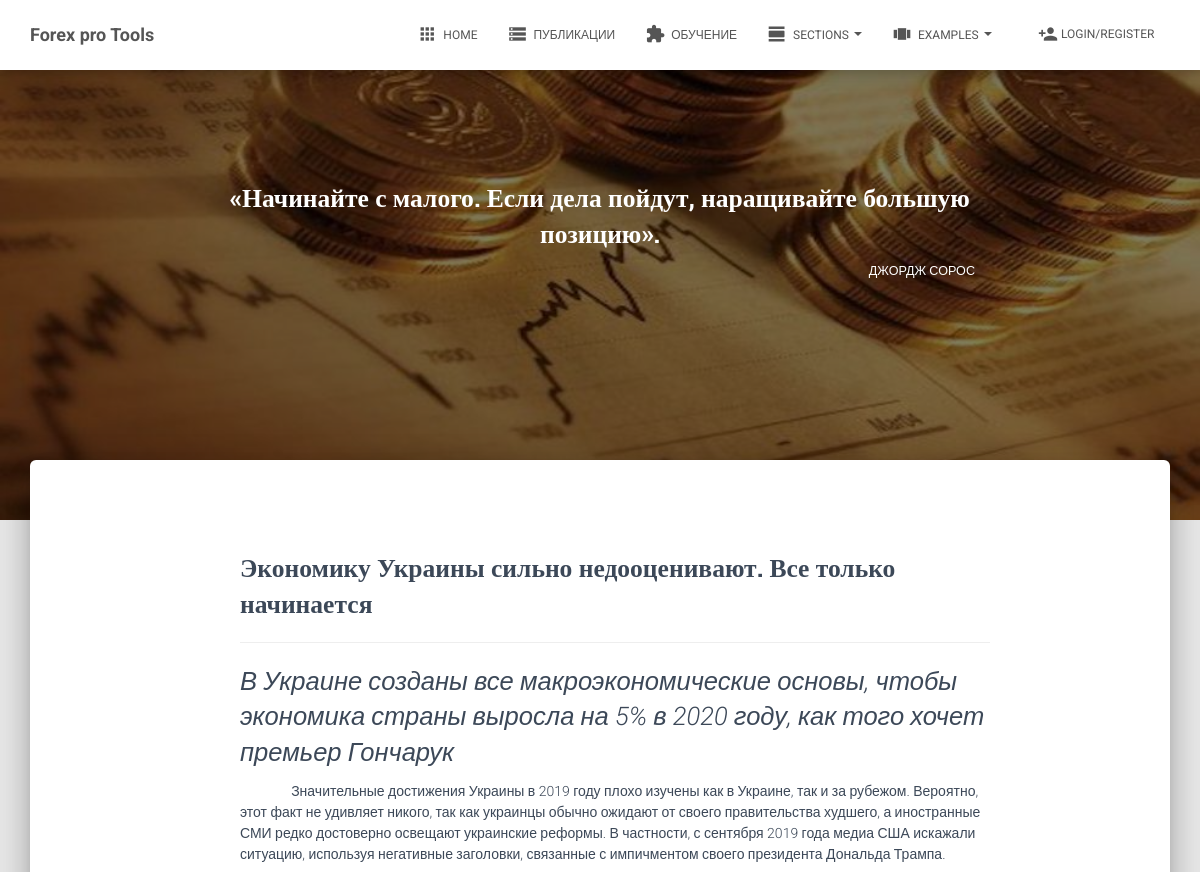
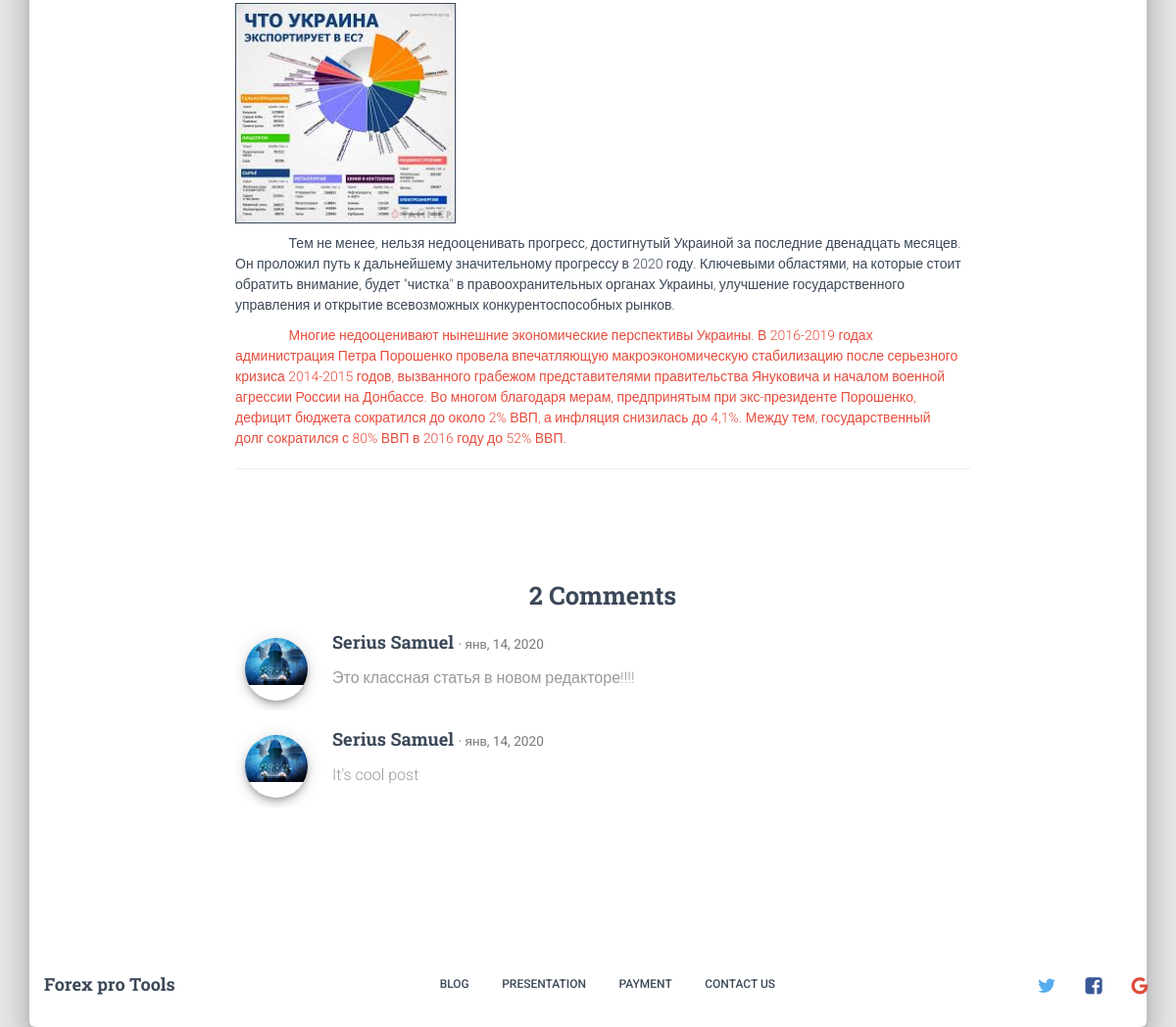
The page /blog/markets-and-finance/post/economic-ukraini-silno-nedoocenivaut/ on the database its author committed (2 pictures, top to bottom).
### blog/models.py (models this page shows, shortened)
class Post(models.Model):
    title = models.CharField(max_length=150, verbose_name='Заголовок статьи')
    slug = models.SlugField(unique=True, blank=True, verbose_name='Ссылка')
    category = models.ForeignKey(Category, on_delete=models.CASCADE, verbose_name='Категория')
    author = models.ForeignKey(User, on_delete=models.CASCADE, verbose_name='Автор поста')
    image_post = models.ImageField(default='post_img/default_post.jpg', upload_to='post_img',
                                   verbose_name='Изображение поста')
    content = RichTextUploadingField(max_length=None, verbose_name='Текст статьи')
    pub_date = models.DateTimeField(auto_now_add=True, verbose_name='Дата публикации')
    likes = models.PositiveIntegerField(default=0, verbose_name='Нравится')
    dislikes = models.PositiveIntegerField(default=0, verbose_name='Не нравится')
    comments = GenericRelation('Comment')
    class Meta:
        verbose_name = 'Статья'
        verbose_name_plural = 'Статьи'

class Comment(models.Model):
    author = models.ForeignKey(User, on_delete=models.CASCADE, verbose_name='Автор комментария')
    comment = models.TextField(max_length=300, verbose_name='Комментарий')
    com_date = models.DateTimeField(auto_now_add=True, verbose_name='Дата создания комментария')
    content_type = models.ForeignKey(ContentType, on_delete=models.CASCADE)
    object_id = models.PositiveIntegerField()
    content_object = GenericForeignKey('content_type', 'object_id')
    class Meta:
        verbose_name = 'Комментарий'
        verbose_name_plural = 'Комментарии'

### profiles/models.py (models this page shows, shortened)
class Profile(models.Model):
    user = models.OneToOneField(User, on_delete=models.CASCADE)
    image = models.ImageField(default='default.png', upload_to='profiles_img', verbose_name='Изображение профиля')
    description = models.CharField(max_length=150, default='Пользователь ресурса', blank=True, verbose_name='О себе')
    categiry_learn = models.ForeignKey(CategoryLearnGroup, on_delete=models.SET_NULL, null=True, blank=True,
                                       verbose_name='Группа обучения')
    class Meta:
        verbose_name = 'Профиль пользователя'
        verbose_name_plural = 'Профили пользователей'

### blog/views.py (the view)
# urls.py: path('<category>/post/<slug:slug>/', PostDetailView.as_view(), name='post_detail'),
class PostDetailView(DetailView):
    model = Post
    slug_field = 'slug'
    def get_context_data(self, **kwargs):
        context = super().get_context_data()
        context['comments'] = self.get_object().comments.all()
        context['form'] = CommentForm()
        return context

### templates/blog/post_detail.html (shortened to what this page needs)
{% extends 'base.html' %}
{% load static %}
{% load crispy_forms_tags %}
{% block header %}
    <div class="page-header header-filter header-small" data-parallax="true"
         style="background-image: url('{{ post.image_post.url }}');">
        <div class="container">
            <div class="row">
                <div class="col-md-8 col-md-offset-2 text-center">
                    <h3 class="title">«Начинайте с малого. Если дела пойдут, наращивайте большую позицию».
                        </h3>
                        <h6 class="text-right">Джордж Сорос</h6>
                </div>
            </div>
        </div>
    </div>
{% endblock %}
{% block content %}
    <div class="section section-text">
        <div class="row">
            <div class="col-md-8 col-md-offset-2">
                <h3 class="title">{{ post.title }}</h3>
                <hr>
                <p>{{ post.content|safe }}</p>
                <hr>
            </div>
        </div>
        <div class="section section-comments">
            <div class="row">
                <div class="col-md-8 col-md-offset-2">
                    <div class="media-area">
                        <h3 class="title text-center">{{ post.comments.count }} Comments</h3>
                        {% for comment in comments %}
                            <div class="media">
                                <a class="pull-left" href="">
                                    <div class="avatar">
                                        <img class="media-object" src="{{ comment.author.profile.image.url }}"
                                             alt="..."/>
                                    </div>
                                </a>
                                <div class="media-body">
                                    <h4 class="media-heading">{{ comment.author.get_full_name }}
                                        <small>&middot; {{ comment.com_date|date:'b, d, Y' }}</small></h4>
                                    <p>{{ comment.comment }}</p>
                                </div>
                            </div>
                        {% endfor %}
                    </div>
                </div>
            </div>
        </div>
{% endblock %}

### rows shown on the page
Post: image_post (placeholder picture), title "Экономику Украины сильно недооценивают. Все только начинается", content "В Украине созданы все макроэкономические основы, чтобы экономика страны выросла на 5% в 2020 году, как того хочет премьер Гончарук Значительные достижения Украины в 2019 году плохо изучены как в Украине, так и за рубежом. Вероятно, этот факт не удивляет никого, так как украинцы обычно ожидают от своего правительства худшего, а иностранные СМИ редко достоверно освещают украинские реформы. В частности, с сентября 2019 года медиа США искажали ситуацию, используя негативные заголовки, связанные с импичментом своего президента Дональда Трампа. Тем не менее, нельзя недооценивать прогресс, достигнутый Украиной за последние двенадцать месяцев. Он проложил путь к дальнейшему значительному прогрессу…", content (picture), comments.count "2"
Comment: author.profile.image (picture), author.get_full_name "Serius Samuel", com_date "янв, 14, 2020", comment "Это классная статья в новом редакторе!!!!"
Comment: author.profile.image (picture), author.get_full_name "Serius Samuel", com_date "янв, 14, 2020", comment "It's cool post"
